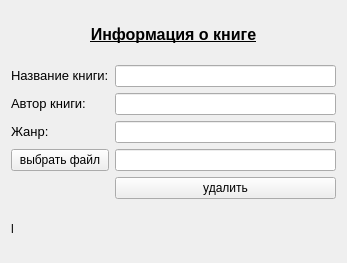
<?xml version="1.0" encoding="UTF-8"?>
<ui version="4.0">
 <class>Form</class>
 <widget class="QWidget" name="Form">
  <property name="geometry">
   <rect>
    <x>0</x>
    <y>0</y>
    <width>347</width>
    <height>263</height>
   </rect>
  </property>
  <property name="windowTitle">
   <string>Удалить книгу</string>
  </property>
  <layout class="QGridLayout" name="gridLayout">
   <item row="1" column="0">
    <widget class="QLabel" name="label_2">
     <property name="text">
      <string>&lt;html&gt;&lt;head/&gt;&lt;body&gt;&lt;p&gt;&lt;span style=&quot; font-size:10pt;&quot;&gt;Название книги:&lt;/span&gt;&lt;/p&gt;&lt;/body&gt;&lt;/html&gt;</string>
     </property>
    </widget>
   </item>
   <item row="0" column="0" colspan="2">
    <widget class="QLabel" name="label">
     <property name="maximumSize">
      <size>
       <width>500</width>
       <height>70</height>
      </size>
     </property>
     <property name="whatsThis">
      <string>&lt;html&gt;&lt;head/&gt;&lt;body&gt;&lt;p align=&quot;justify&quot;&gt;&lt;br/&gt;&lt;/p&gt;&lt;/body&gt;&lt;/html&gt;</string>
     </property>
     <property name="text">
      <string>&lt;html&gt;&lt;head/&gt;&lt;body&gt;&lt;p align=&quot;center&quot;&gt;&lt;span style=&quot; font-size:12pt; font-weight:600; text-decoration: underline;&quot;&gt;Информация о книге&lt;/span&gt;&lt;/p&gt;&lt;/body&gt;&lt;/html&gt;</string>
     </property>
    </widget>
   </item>
   <item row="1" column="1">
    <widget class="QLineEdit" name="delbookbtn"/>
   </item>
   <item row="2" column="1">
    <widget class="QLineEdit" name="delautbtn"/>
   </item>
   <item row="4" column="1">
    <widget class="QLineEdit" name="filenameedt"/>
   </item>
   <item row="3" column="1">
    <widget class="QLineEdit" name="delgenrebtn"/>
   </item>
   <item row="2" column="0">
    <widget class="QLabel" name="label_3">
     <property name="text">
      <string>&lt;html&gt;&lt;head/&gt;&lt;body&gt;&lt;p&gt;&lt;span style=&quot; font-size:10pt;&quot;&gt;Автор книги:&lt;/span&gt;&lt;/p&gt;&lt;/body&gt;&lt;/html&gt;</string>
     </property>
    </widget>
   </item>
   <item row="3" column="0">
    <widget class="QLabel" name="label_4">
     <property name="text">
      <string>&lt;html&gt;&lt;head/&gt;&lt;body&gt;&lt;p&gt;&lt;span style=&quot; font-size:10pt;&quot;&gt;Жанр:&lt;/span&gt;&lt;/p&gt;&lt;/body&gt;&lt;/html&gt;</string>
     </property>
    </widget>
   </item>
   <item row="5" column="1">
    <widget class="QPushButton" name="deletebtn">
     <property name="text">
      <string>удалить</string>
     </property>
    </widget>
   </item>
   <item row="6" column="0" colspan="2">
    <widget class="QLabel" name="label_6">
     <property name="text">
      <string>l</string>
     </property>
    </widget>
   </item>
   <item row="4" column="0">
    <widget class="QPushButton" name="delselfilebtn">
     <property name="text">
      <string>выбрать файл</string>
     </property>
    </widget>
   </item>
  </layout>
 </widget>
 <resources/>
 <connections/>
</ui>
